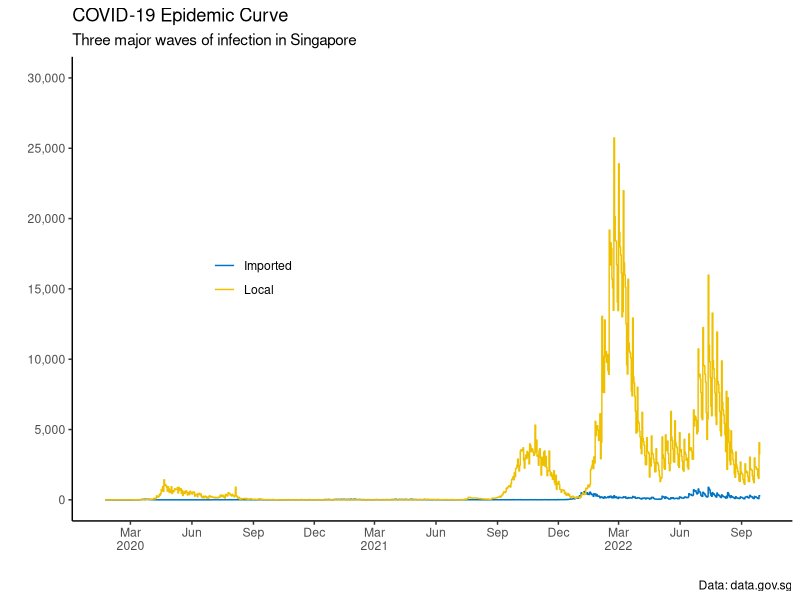
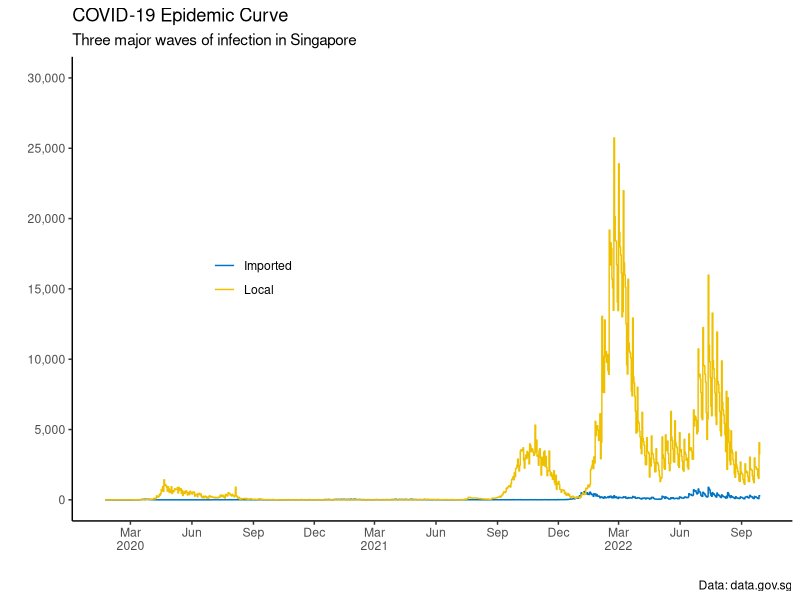

The R source for these figures, in order:
# Setup
library(tidyverse)
library(scales)
library(glue)
library(ggsci)

# Load data
epidemic_curve <- read_csv("data/singapore/covid-19-case-numbers/epidemic-curve.csv")

# Visualize
epidemic_curve %>% 
  ggplot(aes(x = date, y = value, colour = type)) +
  geom_step() +
  scale_x_date(labels = label_date_short(),
               date_breaks = "3 months") +
  scale_y_continuous(labels = label_number(big.mark = ","),
                     limits = c(0, 30000),
                     breaks = seq(0, 30000, 5000)) +
  scale_colour_jco() +
  theme_classic() +
  theme(legend.position = c(0.25, 0.55)) +
  labs(x = "", y = "",
       colour = "",
       title = "COVID-19 Epidemic Curve",
       subtitle = "Three major waves of infection in Singapore",
       caption = "Data: data.gov.sg")

ggsave("figures/covid-epidemic-curve-sg.png", width = 8, height = 4.5)